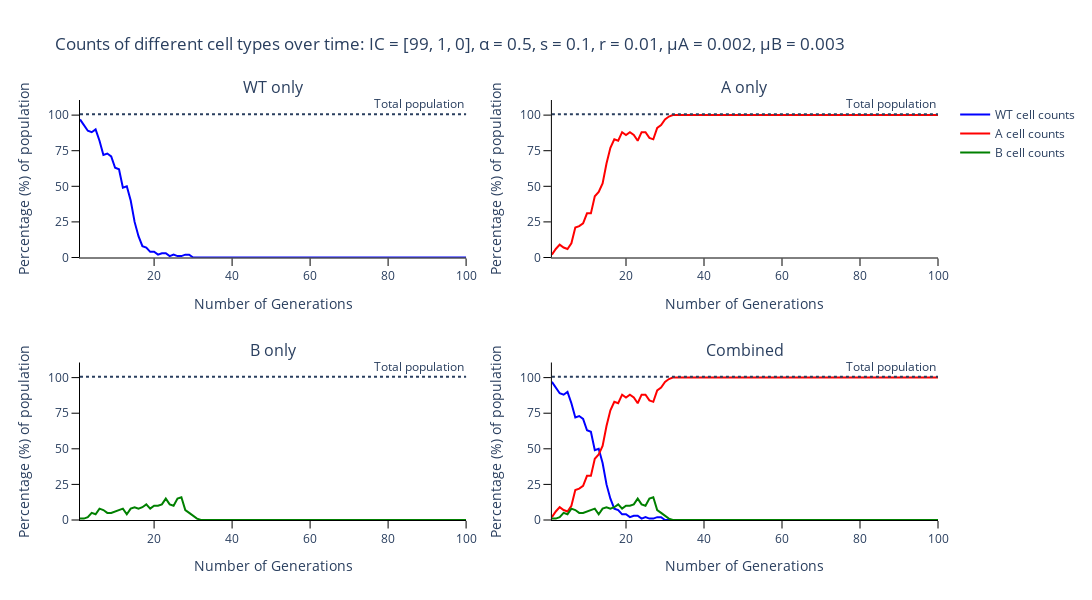

The cell this chart's notebook holds for it:
### Code cell
# Trace names - represent the type of cells for the simulation
trace_name = ['{} cell counts'.format(s) for s in species]

# Names of panels
panels = ['{} only'.format(s) for s in species]
panels.append('Combined')

fig = go.Figure()
fig = make_subplots(rows=int(np.ceil(len(panels)/2)), cols=2, subplot_titles=tuple('{}'.format(p) for p in panels))

# Add traces to the separate counts panels
for s, spec in enumerate(species):
    fig.add_trace(
        go.Scatter(
            y=output_algorithm[:, s],
            x=times,
            mode='lines',
            name=trace_name[s],
            line_color=colours[s]
        ),
        row= int(np.floor(s / 2)) + 1,
        col= s % 2 + 1
    )

# Add traces to last total panel
for s, spec in enumerate(species):
    fig.add_trace(
        go.Scatter(
            y=output_algorithm[:, s],
            x=times,
            mode='lines',
            name=trace_name[s],
            line_color=colours[s],
            showlegend=False
        ),
        row=int(np.ceil(len(panels)/2)),
        col=2
    )

for p, _ in enumerate(panels):
    fig.add_hline(
        y=sum(initial_population),
        line_dash='dot',
        annotation_text='Total population',
        fillcolor='black',
        annotation_position='top right',
        row= int(np.floor(p / 2)) + 1,
        col= p % 2 + 1)

    fig.update_yaxes(ticks='outside', tickcolor='black', ticklen=7.5, title_text='Percentage (%) of population', row=int(np.floor(p / 2)) + 1, col=p % 2 + 1)
    fig.update_xaxes(ticks='outside', tickcolor='black', ticklen=7.5, title_text='Number of Generations', row=int(np.floor(p / 2)) + 1, col=p % 2 + 1)

# Add axis labels
fig.update_layout(
    title='Counts of different cell types over time: IC = {}, α = {}, s = {}, r = {}, μA = {}, μB = {}'.format(parameters[0:3], parameters[3], parameters[4], parameters[5], parameters[6], parameters[7]),
    width=1100, 
    height=600,
    plot_bgcolor='white',
    xaxis=dict(
        linecolor='black'
        ),
    yaxis=dict(
        linecolor='black',
        range = [0, sum(initial_population)+10],
        tickvals=np.arange(0, sum(initial_population)+1, 25).tolist(),
        ticktext=['0', '25', '50', '75', '100']),
    xaxis2=dict(
        linecolor='black'
        ),
    yaxis2=dict(
        linecolor='black',
        range = [0, sum(initial_population)+10],
        tickvals=np.arange(0, sum(initial_population)+1, 25).tolist(),
        ticktext=['0', '25', '50', '75', '100']),
    xaxis3=dict(
        linecolor='black'
        ),
    yaxis3=dict(
        linecolor='black',
        range = [0, sum(initial_population)+10],
        tickvals=np.arange(0, sum(initial_population)+1, 25).tolist(),
        ticktext=['0', '25', '50', '75', '100']),
    xaxis4=dict(
        linecolor='black'
        ),
    yaxis4=dict(
        linecolor='black',
        range = [0, sum(initial_population)+10],
        tickvals=np.arange(0, sum(initial_population)+1, 25).tolist(),
        ticktext=['0', '25', '50', '75', '100']),
    #legend=dict(
    #    orientation="h",
    #    yanchor="bottom",
    #    y=1.02,
    #    xanchor="right",
    #    x=1
    #)
    )

fig.write_image('images/Stem-counts-var-wf.pdf')
fig.show()

### Figure 1 — Plotly figure (JSON) as saved in the notebook; plotly's stock layout.template omitted (floating-point values rounded to 4 significant figures)
{"data": [{"line": {"color": "blue"}, "mode": "lines", "name": "WT cell counts", "type": "scatter", "x": [1, 2, 3, 4, 5, 6, 7, 8, 9, 10, 11, 12, 13, 14, 15, 16, 17, 18, 19, 20, 21, 22, 23, 24, 25, 26, 27, 28, 29, 30, 31, 32, 33, 34, 35, 36, 37, 38, 39, 40, 41, 42, 43, 44, 45, 46, 47, 48, 49, 50, 51, 52, 53, 54, 55, 56, 57, 58, 59, 60, 61, 62, 63, 64, 65, 66, 67, 68, 69, 70, 71, 72, 73, 74, 75, 76, 77, 78, 79, 80, 81, 82, 83, 84, 85, 86, 87, 88, 89, 90, 91, 92, 93, 94, 95, 96, 97, 98, 99, 100], "xaxis": "x", "y": [97, 93, 89, 88, 90, 82, 72, 73, 71, 63, 62, 49, 50, 40, 25, 15, 8, 7, 4, 4, 2, 3, 3, 1, 2, 1, 1, 2, 2, 0, 0, 0, 0, 0, 0, 0, 0, 0, 0, 0, 0, 0, 0, 0, 0, 0, 0, 0, 0, 0, 0, 0, 0, 0, 0, 0, 0, 0, 0, 0, 0, 0, 0, 0, 0, 0, 0, 0, 0, 0, 0, 0, 0, 0, 0, 0, 0, 0, 0, 0, 0, 0, 0, 0, 0, 0, 0, 0, 0, 0, 0, 0, 0, 0, 0, 0, 0, 0, 0, 0], "yaxis": "y"}, {"line": {"color": "red"}, "mode": "lines", "name": "A cell counts", "type": "scatter", "x": [1, 2, 3, 4, 5, 6, 7, 8, 9, 10, 11, 12, 13, 14, 15, 16, 17, 18, 19, 20, 21, 22, 23, 24, 25, 26, 27, 28, 29, 30, 31, 32, 33, 34, 35, 36, 37, 38, 39, 40, 41, 42, 43, 44, 45, 46, 47, 48, 49, 50, 51, 52, 53, 54, 55, 56, 57, 58, 59, 60, 61, 62, 63, 64, 65, 66, 67, 68, 69, 70, 71, 72, 73, 74, 75, 76, 77, 78, 79, 80, 81, 82, 83, 84, 85, 86, 87, 88, 89, 90, 91, 92, 93, 94, 95, 96, 97, 98, 99, 100], "xaxis": "x2", "y": [2, 6, 9, 7, 6, 10, 21, 22, 24, 31, 31, 43, 46, 52, 66, 77, 83, 82, 88, 86, 88, 86, 82, 88, 88, 84, 83, 91, 93, 97, 99, 100, 100, 100, 100, 100, 100, 100, 100, 100, 100, 100, 100, 100, 100, 100, 100, 100, 100, 100, 100, 100, 100, 100, 100, 100, 100, 100, 100, 100, 100, 100, 100, 100, 100, 100, 100, 100, 100, 100, 100, 100, 100, 100, 100, 100, 100, 100, 100, 100, 100, 100, 100, 100, 100, 100, 100, 100, 100, 100, 100, 100, 100, 100, 100, 100, 100, 100, 100, 100], "yaxis": "y2"}, {"line": {"color": "green"}, "mode": "lines", "name": "B cell counts", "type": "scatter", "x": [1, 2, 3, 4, 5, 6, 7, 8, 9, 10, 11, 12, 13, 14, 15, 16, 17, 18, 19, 20, 21, 22, 23, 24, 25, 26, 27, 28, 29, 30, 31, 32, 33, 34, 35, 36, 37, 38, 39, 40, 41, 42, 43, 44, 45, 46, 47, 48, 49, 50, 51, 52, 53, 54, 55, 56, 57, 58, 59, 60, 61, 62, 63, 64, 65, 66, 67, 68, 69, 70, 71, 72, 73, 74, 75, 76, 77, 78, 79, 80, 81, 82, 83, 84, 85, 86, 87, 88, 89, 90, 91, 92, 93, 94, 95, 96, 97, 98, 99, 100], "xaxis": "x3", "y": [1, 1, 2, 5, 4, 8, 7, 5, 5, 6, 7, 8, 4, 8, 9, 8, 9, 11, 8, 10, 10, 11, 15, 11, 10, 15, 16, 7, 5, 3, 1, 0, 0, 0, 0, 0, 0, 0, 0, 0, 0, 0, 0, 0, 0, 0, 0, 0, 0, 0, 0, 0, 0, 0, 0, 0, 0, 0, 0, 0, 0, 0, 0, 0, 0, 0, 0, 0, 0, 0, 0, 0, 0, 0, 0, 0, 0, 0, 0, 0, 0, 0, 0, 0, 0, 0, 0, 0, 0, 0, 0, 0, 0, 0, 0, 0, 0, 0, 0, 0], "yaxis": "y3"}, {"line": {"color": "blue"}, "mode": "lines", "name": "WT cell counts", "showlegend": false, "type": "scatter", "x": [1, 2, 3, 4, 5, 6, 7, 8, 9, 10, 11, 12, 13, 14, 15, 16, 17, 18, 19, 20, 21, 22, 23, 24, 25, 26, 27, 28, 29, 30, 31, 32, 33, 34, 35, 36, 37, 38, 39, 40, 41, 42, 43, 44, 45, 46, 47, 48, 49, 50, 51, 52, 53, 54, 55, 56, 57, 58, 59, 60, 61, 62, 63, 64, 65, 66, 67, 68, 69, 70, 71, 72, 73, 74, 75, 76, 77, 78, 79, 80, 81, 82, 83, 84, 85, 86, 87, 88, 89, 90, 91, 92, 93, 94, 95, 96, 97, 98, 99, 100], "xaxis": "x4", "y": [97, 93, 89, 88, 90, 82, 72, 73, 71, 63, 62, 49, 50, 40, 25, 15, 8, 7, 4, 4, 2, 3, 3, 1, 2, 1, 1, 2, 2, 0, 0, 0, 0, 0, 0, 0, 0, 0, 0, 0, 0, 0, 0, 0, 0, 0, 0, 0, 0, 0, 0, 0, 0, 0, 0, 0, 0, 0, 0, 0, 0, 0, 0, 0, 0, 0, 0, 0, 0, 0, 0, 0, 0, 0, 0, 0, 0, 0, 0, 0, 0, 0, 0, 0, 0, 0, 0, 0, 0, 0, 0, 0, 0, 0, 0, 0, 0, 0, 0, 0], "yaxis": "y4"}, {"line": {"color": "red"}, "mode": "lines", "name": "A cell counts", "showlegend": false, "type": "scatter", "x": [1, 2, 3, 4, 5, 6, 7, 8, 9, 10, 11, 12, 13, 14, 15, 16, 17, 18, 19, 20, 21, 22, 23, 24, 25, 26, 27, 28, 29, 30, 31, 32, 33, 34, 35, 36, 37, 38, 39, 40, 41, 42, 43, 44, 45, 46, 47, 48, 49, 50, 51, 52, 53, 54, 55, 56, 57, 58, 59, 60, 61, 62, 63, 64, 65, 66, 67, 68, 69, 70, 71, 72, 73, 74, 75, 76, 77, 78, 79, 80, 81, 82, 83, 84, 85, 86, 87, 88, 89, 90, 91, 92, 93, 94, 95, 96, 97, 98, 99, 100], "xaxis": "x4", "y": [2, 6, 9, 7, 6, 10, 21, 22, 24, 31, 31, 43, 46, 52, 66, 77, 83, 82, 88, 86, 88, 86, 82, 88, 88, 84, 83, 91, 93, 97, 99, 100, 100, 100, 100, 100, 100, 100, 100, 100, 100, 100, 100, 100, 100, 100, 100, 100, 100, 100, 100, 100, 100, 100, 100, 100, 100, 100, 100, 100, 100, 100, 100, 100, 100, 100, 100, 100, 100, 100, 100, 100, 100, 100, 100, 100, 100, 100, 100, 100, 100, 100, 100, 100, 100, 100, 100, 100, 100, 100, 100, 100, 100, 100, 100, 100, 100, 100, 100, 100], "yaxis": "y4"}, {"line": {"color": "green"}, "mode": "lines", "name": "B cell counts", "showlegend": false, "type": "scatter", "x": [1, 2, 3, 4, 5, 6, 7, 8, 9, 10, 11, 12, 13, 14, 15, 16, 17, 18, 19, 20, 21, 22, 23, 24, 25, 26, 27, 28, 29, 30, 31, 32, 33, 34, 35, 36, 37, 38, 39, 40, 41, 42, 43, 44, 45, 46, 47, 48, 49, 50, 51, 52, 53, 54, 55, 56, 57, 58, 59, 60, 61, 62, 63, 64, 65, 66, 67, 68, 69, 70, 71, 72, 73, 74, 75, 76, 77, 78, 79, 80, 81, 82, 83, 84, 85, 86, 87, 88, 89, 90, 91, 92, 93, 94, 95, 96, 97, 98, 99, 100], "xaxis": "x4", "y": [1, 1, 2, 5, 4, 8, 7, 5, 5, 6, 7, 8, 4, 8, 9, 8, 9, 11, 8, 10, 10, 11, 15, 11, 10, 15, 16, 7, 5, 3, 1, 0, 0, 0, 0, 0, 0, 0, 0, 0, 0, 0, 0, 0, 0, 0, 0, 0, 0, 0, 0, 0, 0, 0, 0, 0, 0, 0, 0, 0, 0, 0, 0, 0, 0, 0, 0, 0, 0, 0, 0, 0, 0, 0, 0, 0, 0, 0, 0, 0, 0, 0, 0, 0, 0, 0, 0, 0, 0, 0, 0, 0, 0, 0, 0, 0, 0, 0, 0, 0], "yaxis": "y4"}], "layout": {"annotations": [{"font": {"size": 16}, "showarrow": false, "text": "WT only", "x": 0.225, "xanchor": "center", "xref": "paper", "y": 1, "yanchor": "bottom", "yref": "paper"}, {"font": {"size": 16}, "showarrow": false, "text": "A only", "x": 0.775, "xanchor": "center", "xref": "paper", "y": 1, "yanchor": "bottom", "yref": "paper"}, {"font": {"size": 16}, "showarrow": false, "text": "B only", "x": 0.225, "xanchor": "center", "xref": "paper", "y": 0.375, "yanchor": "bottom", "yref": "paper"}, {"font": {"size": 16}, "showarrow": false, "text": "Combined", "x": 0.775, "xanchor": "center", "xref": "paper", "y": 0.375, "yanchor": "bottom", "yref": "paper"}, {"showarrow": false, "text": "Total population", "x": 1, "xanchor": "right", "xref": "x domain", "y": 100.6, "yanchor": "bottom", "yref": "y"}, {"showarrow": false, "text": "Total population", "x": 1, "xanchor": "right", "xref": "x2 domain", "y": 100.6, "yanchor": "bottom", "yref": "y2"}, {"showarrow": false, "text": "Total population", "x": 1, "xanchor": "right", "xref": "x3 domain", "y": 100.6, "yanchor": "bottom", "yref": "y3"}, {"showarrow": false, "text": "Total population", "x": 1, "xanchor": "right", "xref": "x4 domain", "y": 100.6, "yanchor": "bottom", "yref": "y4"}], "height": 600, "plot_bgcolor": "white", "shapes": [{"fillcolor": "black", "line": {"dash": "dot"}, "type": "line", "x0": 0, "x1": 1, "xref": "x domain", "y0": 100.6, "y1": 100.6, "yref": "y"}, {"fillcolor": "black", "line": {"dash": "dot"}, "type": "line", "x0": 0, "x1": 1, "xref": "x2 domain", "y0": 100.6, "y1": 100.6, "yref": "y2"}, {"fillcolor": "black", "line": {"dash": "dot"}, "type": "line", "x0": 0, "x1": 1, "xref": "x3 domain", "y0": 100.6, "y1": 100.6, "yref": "y3"}, {"fillcolor": "black", "line": {"dash": "dot"}, "type": "line", "x0": 0, "x1": 1, "xref": "x4 domain", "y0": 100.6, "y1": 100.6, "yref": "y4"}], "title": {"text": "Counts of different cell types over time: IC = [99, 1, 0], α = 0.5, s = 0.1, r = 0.01, μA = 0.002, μB = 0.003"}, "width": 1100, "xaxis": {"anchor": "y", "domain": [0, 0.45], "linecolor": "black", "tickcolor": "black", "ticklen": 7.5, "ticks": "outside", "title": {"text": "Number of Generations"}}, "xaxis2": {"anchor": "y2", "domain": [0.55, 1], "linecolor": "black", "tickcolor": "black", "ticklen": 7.5, "ticks": "outside", "title": {"text": "Number of Generations"}}, "xaxis3": {"anchor": "y3", "domain": [0, 0.45], "linecolor": "black", "tickcolor": "black", "ticklen": 7.5, "ticks": "outside", "title": {"text": "Number of Generations"}}, "xaxis4": {"anchor": "y4", "domain": [0.55, 1], "linecolor": "black", "tickcolor": "black", "ticklen": 7.5, "ticks": "outside", "title": {"text": "Number of Generations"}}, "yaxis": {"anchor": "x", "domain": [0.625, 1], "linecolor": "black", "range": [0, 110.6], "tickcolor": "black", "ticklen": 7.5, "ticks": "outside", "ticktext": ["0", "25", "50", "75", "100"], "tickvals": [0, 25, 50, 75, 100], "title": {"text": "Percentage (%) of population"}}, "yaxis2": {"anchor": "x2", "domain": [0.625, 1], "linecolor": "black", "range": [0, 110.6], "tickcolor": "black", "ticklen": 7.5, "ticks": "outside", "ticktext": ["0", "25", "50", "75", "100"], "tickvals": [0, 25, 50, 75, 100], "title": {"text": "Percentage (%) of population"}}, "yaxis3": {"anchor": "x3", "domain": [0, 0.375], "linecolor": "black", "range": [0, 110.6], "tickcolor": "black", "ticklen": 7.5, "ticks": "outside", "ticktext": ["0", "25", "50", "75", "100"], "tickvals": [0, 25, 50, 75, 100], "title": {"text": "Percentage (%) of population"}}, "yaxis4": {"anchor": "x4", "domain": [0, 0.375], "linecolor": "black", "range": [0, 110.6], "tickcolor": "black", "ticklen": 7.5, "ticks": "outside", "ticktext": ["0", "25", "50", "75", "100"], "tickvals": [0, 25, 50, 75, 100], "title": {"text": "Percentage (%) of population"}}}}
